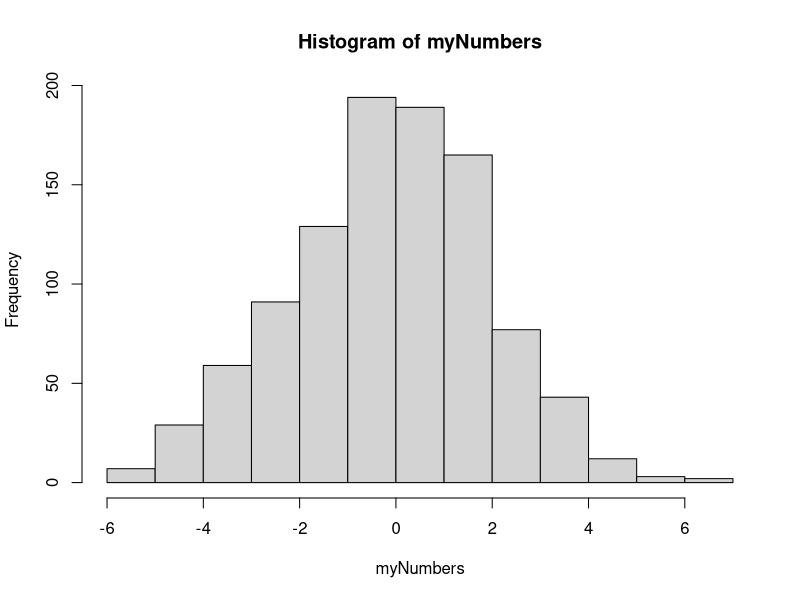

The R script that drew this image:
# let's look at how to calculate cumulative probabilities

# get some numbers
myNumbers <- rnorm(1000, 0, 2) # sd = 2, mean = 0
hist(myNumbers)

# what's a number that has a chance, less than -4 ?
# it is 2 x sd away from the center point or 0 in this case

pnorm(-4, 0, 2)

# there is a small chance that a number in this distribution is less than -4
# how about > 4, should be same, it is symmetrical !
 1 - pnorm(4, 0, 2)

 # indeed, they are same results
 
# how about a number falls within or between -4 and 4, we can see most of the numbers
# are within this area or zone
pnorm(4, 0, 2) - pnorm(-4, 0, 2)
# 0.9544997 or 95%, one of the numbers from the 'rule of thumb' !

# THANKS FOR WATCHING!